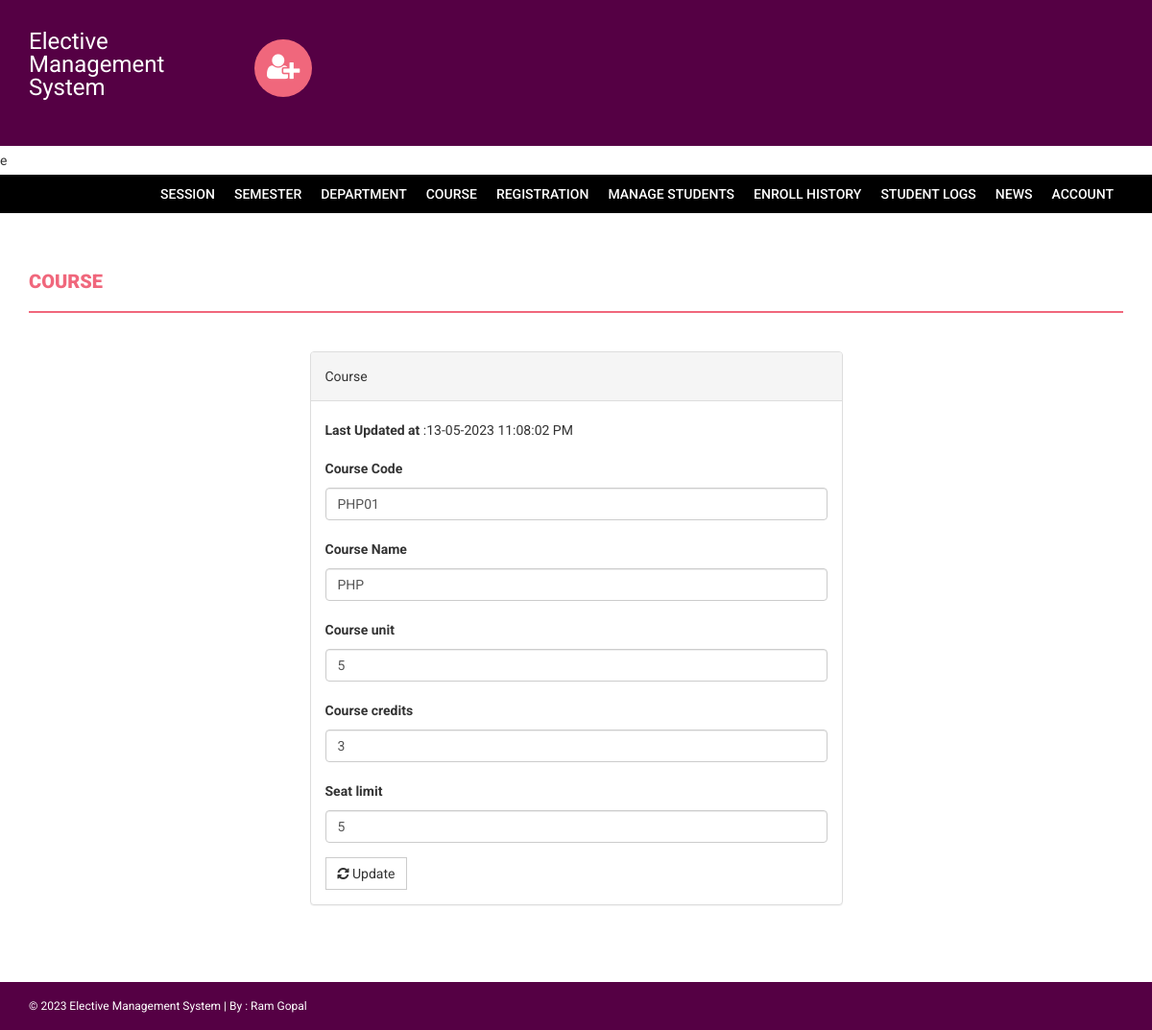
The page /s/admin/edit-course.php?id=1 (signed in) on the database its author committed.
### tables this page shows
CREATE TABLE `course` (
  `id` int(11) NOT NULL,
  `courseCode` varchar(255) DEFAULT NULL,
  `courseName` varchar(255) DEFAULT NULL,
  `courseUnit` varchar(255) DEFAULT NULL,
  `noofSeats` int(11) DEFAULT NULL,
  `creationDate` timestamp NULL DEFAULT current_timestamp(),
  `updationDate` varchar(255) DEFAULT NULL,
  `credits` int(11) DEFAULT NULL
);

### s/admin/edit-course.php (the view, shortened to what this page needs)
<?php
if(strlen($_SESSION['alogin'])==0)
    {
header('location:index.php');
}
else{
$id=intval($_GET['id']);
?>
<!DOCTYPE html>
<html xmlns="http://www.w3.org/1999/xhtml">
<head>
    <link href="../assets/css/bootstrap.css" rel="stylesheet" />
    <link href="../assets/css/font-awesome.css" rel="stylesheet" />
    <link href="../assets/css/style.css" rel="stylesheet" />
</head>
<body>
<?php include('includes/header.php');?>
    e
<?php if($_SESSION['alogin']!="")
{
 include('includes/menubar.php');
}
 ?>
    <div class="content-wrapper">
        <div class="container">
              <div class="row">
                    <div class="col-md-12">
                        <h1 class="page-head-line">Course  </h1>
                    </div>
                </div>
                <div class="row" >
                  <div class="col-md-3"></div>
                    <div class="col-md-6">
                        <div class="panel panel-default">
                        <div class="panel-heading">
                          Course
                        </div>
                        <div class="panel-body">
                       <form name="dept" method="post">
<?php
$sql=mysqli_query($con,"select * from course where id='$id'");
while($row=mysqli_fetch_array($sql))
{
?>
<p><b>Last Updated at</b> :<?php echo htmlentities($row['updationDate']);?></p>
   <div class="form-group">
    <label for="coursecode">Course Code  </label>
    <input type="text" class="form-control" id="coursecode" name="coursecode" placeholder="Course Code" value="<?php echo htmlentities($row['courseCode']);?>" required />
  </div>
 <div class="form-group">
    <label for="coursename">Course Name  </label>
    <input type="text" class="form-control" id="coursename" name="coursename" placeholder="Course Name" value="<?php echo htmlentities($row['courseName']);?>" required />
  </div>
<div class="form-group">
    <label for="courseunit">Course unit  </label>
    <input type="text" class="form-control" id="courseunit" name="courseunit" placeholder="Course Unit" value="<?php echo htmlentities($row['courseUnit']);?>" required />
  </div>
<div class="form-group">
    <label for="coursecred">Course credits  </label>
    <input type="text" class="form-control" id="coursecred" name="coursecred" placeholder="Course credits" value="<?php echo htmlentities($row['credits']);?>" required />
  </div>
<div class="form-group">
    <label for="seatlimit">Seat limit  </label>
    <input type="text" class="form-control" id="seatlimit" name="seatlimit" placeholder="Seat limit" value="<?php echo htmlentities($row['noofSeats']);?>" required />
  </div>
<?php } ?>
 <button type="submit" name="submit" class="btn btn-default"><i class=" fa fa-refresh "></i> Update</button>
</form>
                            </div>
                            </div>
                    </div>
                </div>
            </div>
        </div>
  <?php include('includes/footer.php');?>
</body>
</html>
<?php } ?>

### s/assets/css/style.css (style rules this page uses)
body { font-family: 'Roboto', sans-serif; line-height: 30px; }
.content-wrapper { margin-top: 40px; min-height: 600px; padding-bottom: 60px; }
.page-head-line { font-weight: 900; padding-bottom: 20px; border-bottom: 2px solid #F0677C; text-transform: uppercase; color: #F0677C; font-size: 20px; margin-bottom: 40px; }
.btn { border-radius: 0px; -webkit-border-radius: 0px; -moz-border-radius: 0px; }

### rows shown on the page
course: updationDate "13-05-2023 11:08:02 PM", coursecode "PHP01", coursename "PHP", courseunit "5", coursecred "3", seatlimit "5"
